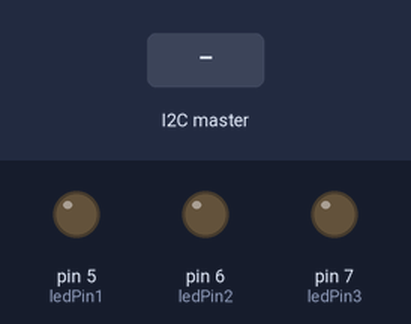
Simulated run of this sketch. Board: Arduino Uno, built with avr-gcc and run on an emulated ATmega328P. On the bench: output pins drawn as LEDs (lit = HIGH). The test bench sets the inputs (shaded band).

Above: at 1.2 s.
1.3 s: the I2C master sends the byte 1
At 2.5 s:
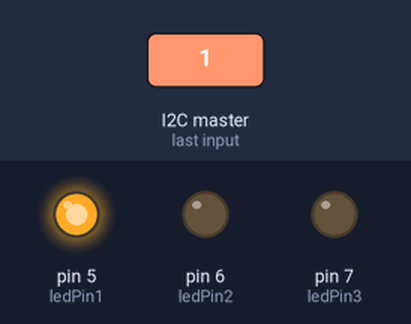
2.8 s: the I2C master sends the byte 90
At 3.8 s:
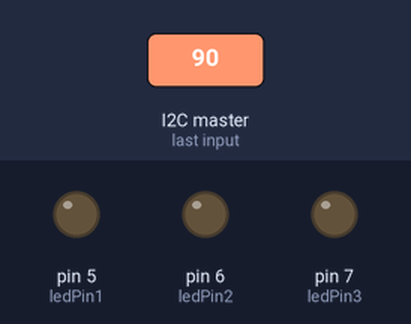
4.3 s: the I2C master sends the byte 0
At 4.9 s:
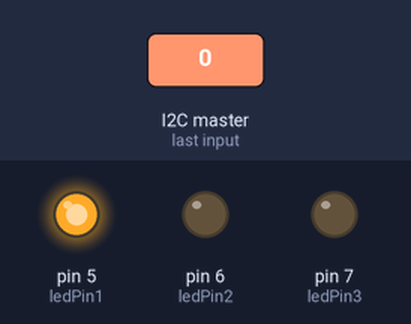
Timing chart, 0 to 7.3 s (numbered marks = the images above; inputs shaded):
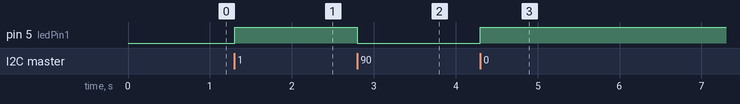

The sketch:

tugas_akhir_slave.ino
```cpp
#include <Wire.h>

const int ledPin1 = 5;  // Pin LED 1
const int ledPin2 = 6;  // Pin LED 2
const int ledPin3 = 7;  // Pin LED 3

void setup() {
  Wire.begin(9);  // Inisialisasi I2C komunikasi dengan alamat 9
  Wire.onReceive(receiveEvent);  // Menetapkan fungsi receiveEvent sebagai callback saat data diterima
  pinMode(ledPin1, OUTPUT);
  pinMode(ledPin2, OUTPUT);
  pinMode(ledPin3, OUTPUT);
  digitalWrite(ledPin1, LOW);
  digitalWrite(ledPin2, LOW);
  digitalWrite(ledPin3, LOW);
}

void loop() {
  // Tidak ada yang perlu dilakukan di loop()
}

void receiveEvent(int byteCount) {
  if (Wire.available()) {
    int cm = Wire.read();  // Menerima data jarak dari Arduino

    // Mengendalikan LED berdasarkan nilai jarak
    if (cm <= 5) {
      digitalWrite(ledPin1, HIGH);
      digitalWrite(ledPin2, LOW);
      digitalWrite(ledPin3, LOW);
    } else if (cm <= 10) {
      digitalWrite(ledPin1, LOW);
      digitalWrite(ledPin2, HIGH);
      digitalWrite(ledPin3, LOW);
    } else if (cm <= 15) {
      digitalWrite(ledPin1, LOW);
      digitalWrite(ledPin2, LOW);
      digitalWrite(ledPin3, HIGH);
    } else {
      digitalWrite(ledPin1, LOW);
      digitalWrite(ledPin2, LOW);
      digitalWrite(ledPin3, LOW);
    }
  }
}
```

Measured:
- after the input at 1.3 s, pin 5 (ledPin1): LOW → HIGH at once
- after the input at 2.8 s, pin 5 (ledPin1): HIGH → LOW at once
- after the input at 4.3 s, pin 5 (ledPin1): LOW → HIGH at once
